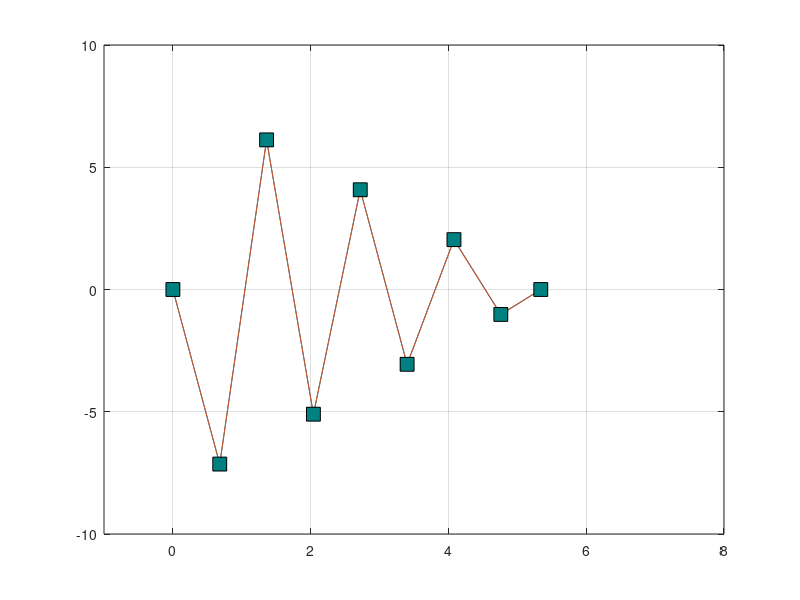

This chart was generated by the following MATLAB code:
%% Generate Waypoints

og = [0,0]; % coordinate - gazebo origin

z = 1; 

w = [og];
c = [];

R = 0.34;
D = 0.68;
N = 5;
amp = 1.5;

x = [];
xp = [];

y = [];
yp = [];
y2 = [];

start = D;
finish = N;

source = N+R;

n = 1;
alt = [];

for i=start:D:finish
    
    x = [i];
   
    yp = [amp*x];
    
    alt = ((-1)^n);
    m = alt*yp;
    
     y = [m;y];
     

     
    
     
    xp = [xp;x];

    b = [n,m]; % Current iteration coordinate

    w = [w;b]; % add coordinate to waypoint matrix
    
    %g = [x;m];
    
    c = [c;b];
   
    n = n+1;
    
end

x = 0;
xp = [x;xp];
y = [0;y];

xp = [xp;source];
y = [y;0];

g = [];

num = size(w,1);

num2 = size(xp,1);

num3 = size(y2,1);




wpts_sineWave = [w;og] % update waypoint matrix

for i=1:num2
    c = [(i-1),y(i)];
    g = [g;c];
end

disp(g)


clf
plot(xp,y)
axis([-1 8 -10 10])
grid on
hold on

plot(xp,y, '-s', 'MarkerSize', 10, 'MarkerFaceColor',[0 .5 .5], 'MarkerEdgeColor', 'black')
